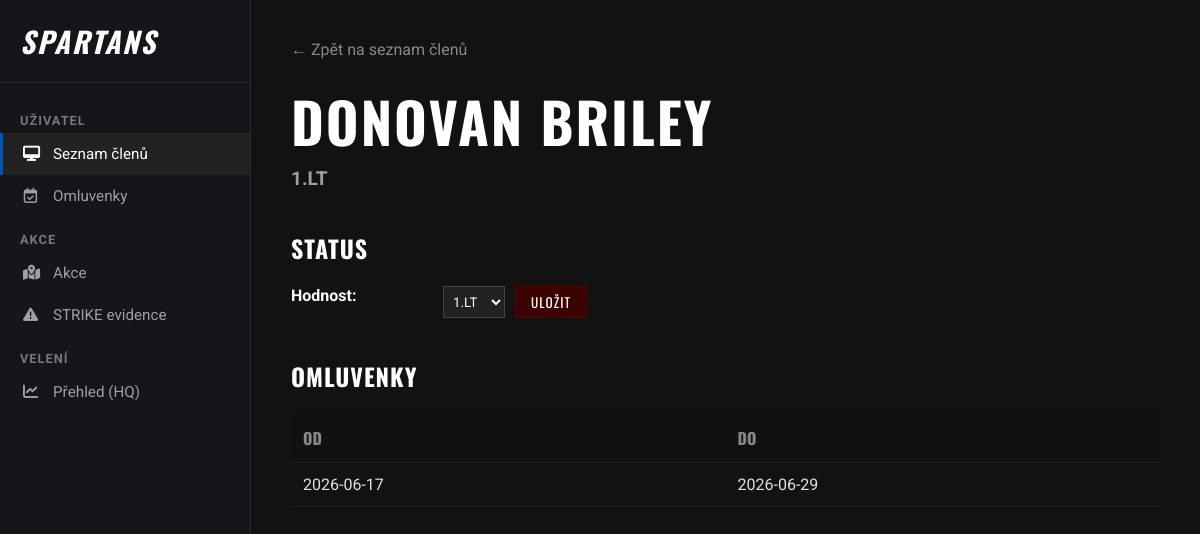
The page /profil/2 on the database its author committed.
### app.py (models this page shows)
class Clen(db.Model):
    id = db.Column(db.Integer, primary_key=True)
    jmeno = db.Column(db.String(50), nullable=False)
    hodnost_id = db.Column(db.Integer, db.ForeignKey('hodnost.id'), nullable=False)
    hodnost = db.relationship('Hodnost')

class Hodnost(db.Model):
    id = db.Column(db.Integer, primary_key=True)
    nazev = db.Column(db.String(50), nullable=False)

class Omluvenka(db.Model):
    id = db.Column(db.Integer, primary_key=True)
    datum_od = db.Column(db.Date, nullable=False)
    datum_do = db.Column(db.Date, nullable=False)
    clen_id = db.Column(db.Integer, db.ForeignKey('clen.id'), nullable=False)
    clen = db.relationship('Clen', backref='vsechny_omluvenky')

### app.py (the view)
@app.route('/profil/<int:id>')
def profil(id):
    vybrany_clen = Clen.query.get_or_404(id)
    omluvenky_clena = Omluvenka.query.filter_by(clen_id=id).all()
    hodnosti_z_db = Hodnost.query.all()
    return render_template('profil.html', clen=vybrany_clen, omluvenky=omluvenky_clena, hodnosti=hodnosti_z_db)

### templates/profil.html (shortened to what this page needs)
<!DOCTYPE html>
<html lang="cs">
<head>
    <link rel="stylesheet" href="https://cdnjs.cloudflare.com/ajax/libs/font-awesome/6.4.0/css/all.min.css">
    <link rel="stylesheet" href="{{ url_for('static', filename='profil.css') }}">
</head>
<body>
    <div class="sidebar">
      <div class="sidebar-brand">
        <i> SPARTANS</i>
      </div>
      <div class="sidebar-category">Uživatel</div>
      <div class="sidebar-nav">
        <a href="/" class="active"
          ><i class="fa-solid fa-desktop"></i> Seznam členů</a
        >
        <a href="/omluvenky"
          ><i class="fa-regular fa-calendar-check"></i> Omluvenky</a
        >
      </div>
      <div class="sidebar-category">Akce</div>
      <div class="sidebar-nav">
        <a href="/akce"><i class="fa-solid fa-map-location-dot"></i> Akce </a>
        <a href="/strike"><i class="fa-solid fa-triangle-exclamation"></i> STRIKE evidence</a>
      </div>
      <div class="sidebar-category">Velení</div>
      <div class="sidebar-nav">
          <a href="/dashboard"><i class="fa-solid fa-chart-line"></i> Přehled (HQ)</a>
      </div>
    </div>
    <div class="main-content">
        <a href="/" style="color: #888; text-decoration: none; margin-bottom: 20px; display: inline-block;">← Zpět na seznam členů</a>
        <div class="container">
            <div class="left-column">
                <h1>{{ clen.jmeno }}</h1>
                <div class="subtitle">{{ clen.hodnost.nazev }}</div>
                <h2>Status</h2>
                <div style="display: grid; grid-template-columns: 140px 1fr; gap: 12px; margin-bottom: 30px;">
                    <div style="font-weight: bold; color: #fff;">Hodnost:</div>
                    <div>
                        <form action="/zmenit_hodnost/{{ clen.id }}" method="POST" style="display: flex; gap: 10px; margin: 0;">
                            <select name="hodnost" style="padding: 5px;">
                                {% for h in hodnosti %}
                                    <option value="{{ h.id }}" {% if clen.hodnost_id == h.id %}selected{% endif %}>{{ h.nazev }}</option>
                                {% endfor %}
                            </select>
                            <button type="submit" style="padding: 5px 15px;">Uložit</button>
                        </form>
                    </div>
                </div>
                <h2>Omluvenky</h2>
                <table>
                    <tr>
                        <th>Od</th>
                        <th>Do</th>
                    </tr>
                    {% for omluvenka in omluvenky %}
                    <tr>
                        <td>{{ omluvenka.datum_od }}</td>
                        <td>{{ omluvenka.datum_do }}</td>
                    </tr>
                    {% else %}
                    <tr>
                        <td colspan="2" style="color: #555; font-style: italic;">Žádné aktivní omluvenky.</td>
                    </tr>
                    {% endfor %}
                </table>
            </div>
        </div>
    </div>
</body>
</html>

### static/profil.css (style rules this page uses)
body { background-color: #121212; color: #e0e0e0; font-family: 'Roboto', sans-serif; margin: 0; padding: 0; display: flex; min-height: 100vh; }
.sidebar { width: 250px; background-color: #16161a; border-right: 1px solid #2a2a2a; display: flex; flex-direction: column; padding-top: 20px; flex-shrink: 0; }
.sidebar-brand { color: #fff; font-family: 'Oswald', sans-serif; font-size: 1.8rem; font-weight: bold; letter-spacing: 2px; padding: 0 20px 20px 20px; border-bottom: 1px solid #2a2a2a; margin-bottom: 15px; display: flex; align-items: center; gap: 10px; }
.sidebar-category { color: #777; font-size: 0.8rem; text-transform: uppercase; font-weight: bold; margin: 15px 20px 5px 20px; letter-spacing: 1px; }
.sidebar-nav { display: flex; flex-direction: column; }
.sidebar-nav a { color: #a0a0a0; text-decoration: none; padding: 12px 20px; display: flex; align-items: center; gap: 15px; font-size: 0.95rem; transition: all 0.2s; border-left: 3px solid transparent; }
.sidebar-nav a.active { background-color: #222; color: #fff; border-left-color: #0056b3; }
.sidebar-nav a i { width: 15px; text-align: center; }
.main-content { flex: 1; padding: 40px; background-color: #121212; box-sizing: border-box; }
.container { max-width: 1200px; margin: 0 auto; display: flex; gap: 60px; flex-wrap: wrap; }
.left-column { flex: 1; min-width: 300px; }
h1 { font-family: 'Oswald', sans-serif; font-size: 3.5rem; margin: 0; text-transform: uppercase; color: #ffffff; letter-spacing: 2px; }
.subtitle { font-size: 1.2rem; font-weight: bold; color: #a0a0a0; margin-top: 5px; margin-bottom: 15px; }
h2 { font-family: 'Oswald', sans-serif; font-size: 1.5rem; text-transform: uppercase; letter-spacing: 1px; color: #fff; margin-top: 40px; margin-bottom: 20px; }
input, select, button { background-color: #222; color: #fff; border: 1px solid #444; padding: 10px 15px; font-family: 'Roboto', sans-serif; }
button { background-color: #3b0000; border: 1px solid #5a0000; cursor: pointer; font-family: 'Oswald', sans-serif; text-transform: uppercase; letter-spacing: 1px; transition: background 0.2s; }
table { width: 100%; border-collapse: collapse; margin-top: 10px; }
th, td { padding: 12px; text-align: left; border-bottom: 1px solid #222; }
th { background-color: #111; font-family: 'Oswald', sans-serif; color: #888; text-transform: uppercase; }

### rows shown on the page
Clen: jmeno "DONOVAN BRILEY", hodnost "1.LT"
Hodnost: hodnost.nazev "1.LT"
Omluvenka: datum_od "2026-06-17", datum_do "2026-06-29"
